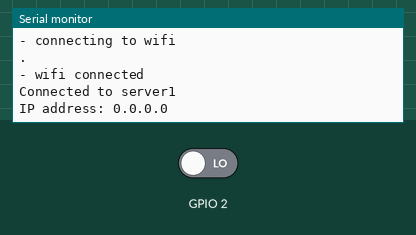
This sketch was run on a simulated ESP8266 (NodeMCU). On the bench: the last lines printed to the serial monitor. Inputs (shaded band) come from the test bench; at power-on: GPIO 2 LOW. WiFi joins after 1.5 s; servers stay silent unless stated; uploads are accepted with an empty reply.

Above: at 1.2 s.
1.3 s: GPIO 2 driven HIGH
At 1.9 s:
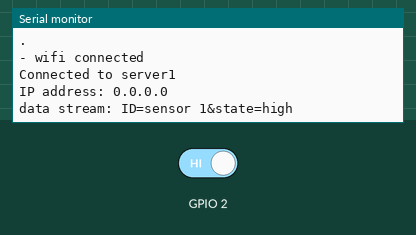
3.0 s: GPIO 2 driven LOW
At 4.4 s:
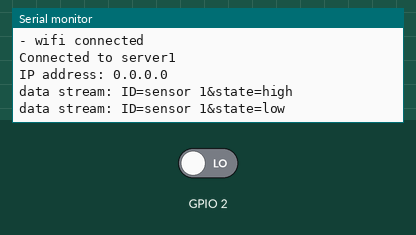

The sketch:

ESP12_Client.ino
```cpp
#include <ESP8266WiFi.h>
#include <ESP8266HTTPClient.h>

String id = "sensor 1";

int prevstate = LOW;
String d;
String data;

const char* ssid = "server1";
const char* password = "qwertyuiop";
String host = "http://10.10.10.1/feed?";

WiFiClient client;
HTTPClient http;

IPAddress ip (10, 10, 10, 32);
IPAddress gateway (10, 10, 10, 1);
IPAddress subnet (255, 255, 255, 0);


void setup() {
  pinMode(2, INPUT);
  Serial.begin(115200);
  ESP.eraseConfig();
  WiFi.persistent(false);
  Serial.println("SET ESP IN STA MODE");
  WiFi.mode(WIFI_STA);
  Serial.println("- connecting to wifi");
  WiFi.config(ip, gateway, subnet);
  WiFi.begin(ssid, password);
  Serial.println(".");
  Serial.println("- wifi connected");
  Serial.println("");
  Serial.print("Connected to ");
  Serial.println(ssid);
  Serial.print("IP address: ");
  Serial.println(WiFi.localIP());

}

void readdata(){

  int currentstate = digitalRead(2);
  if(prevstate != currentstate){
    if(currentstate == HIGH){
      d = "high";
      data = "ID=";
      data += String(id);
      data += "&state=";
      data += String(d);
      http.begin(host);
      http.addHeader("content-type","application/x-www-form-urlencoded");
      http.POST(data);
      http.writeToStream(&Serial);
      http.end();
      Serial.println("data stream: "+data);
    }else{
      d = "low";
      data = "ID=";
      data += String(id);
      data += "&state=";
      data += String(d);
      http.begin(host);
      http.addHeader("content-type","application/x-www-form-urlencoded");
      http.POST(data);
      http.writeToStream(&Serial);
      http.end();
      Serial.println("data stream: "+data);
    }
  }prevstate = currentstate;
}
void loop () {
  readdata();

}
```

Measured:
- after the input at 1.3 s, the serial monitor: prints a new line after 0.20 s (image 1)
- after the input at 3.0 s, the serial monitor: prints a new line after 0.20 s (image 2)
